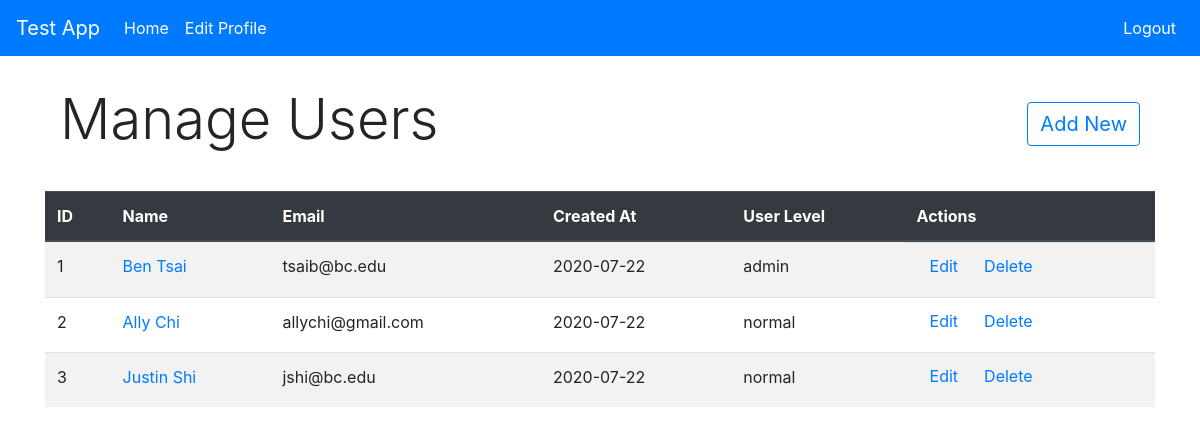
The page /dashboard (signed in) on the database its author committed.
### login/models.py (models this page shows)
class User(models.Model):
    first_name = models.CharField(max_length = 255)
    last_name = models.CharField(max_length = 255)
    email = models.CharField(max_length = 255)
    user_level = models.IntegerField()
    password = models.CharField(max_length = 255)
    desc = models.TextField(blank=True)
    created_at = models.DateTimeField(auto_now_add=True)
    updated_at = models.DateTimeField(auto_now=True)
    objects = UserManager()

### login/views.py (the view)
# urls.py: path('dashboard', views.dashboard),
def dashboard(request):
    if 'logged_user' in request.session:
        context = {
            'current_user': User.objects.filter(email = request.session['logged_user']).all().first(),
            'users' : User.objects.all()
        }
        return render(request, 'dashboard.html', context)
    else:
        return redirect('/')

### login/templates/dashboard.html (shortened to what this page needs)
<!DOCTYPE html>
<html lang="en">
    <head>
        <link rel="stylesheet" href="https://stackpath.bootstrapcdn.com/bootstrap/4.5.0/css/bootstrap.min.css">
    </head>
    <body>
        <nav class="navbar navbar-expand-lg navbar-dark bg-primary">
            <a class="navbar-brand" href="#">Test App</a>
            <div class="collapse navbar-collapse " id="navbarNav">
                <ul class="navbar-nav">
                    <li class="nav-item active">
                      <a class="nav-link" href="http://localhost:8000/dashboard">Home <span class="sr-only">(current)</span></a>
                    </li>
                    <li class="nav-item active">
                        <a class="nav-link" href="http://localhost:8000/users/edit">Edit Profile <span class="sr-only">(current)</span></a>
                    </li>
                </ul>
              <ul class="navbar-nav ml-auto">
                <li class="nav-item active">
                  <a class="nav-link" href="http://localhost:8000/logout">Logout<span class="sr-only">(current)</span></a>
                </li>
              </ul>
            </div>
        </nav>
        <div id = "header" class = "container" style = "display: flex; padding: 30px;">
            {% if current_user.user_level == 9 %}
                <h1 class = "display-4">Manage Users</h1>
                <a href="http://localhost:8000/users/new" class = "btn btn-outline-primary ml-auto" style = "font-size: 20px; height: 44px; margin-top: 16px;">Add New</a>
            {% else %}
            <h1 class = "display-4">All Users</h1>
            {% endif %}
        </div>
        <div class = "container">
            <table class = "table table-striped">
                <thead class = "thead-dark">
                    <tr>
                        <th>ID</th>
                        <th>Name</th>
                        <th>Email</th>
                        <th>Created At</th>
                        <th>User Level</th>
                        {% if current_user.user_level == 9 %}
                        <th>Actions</th>
                        {% endif %}
                    </tr>
                </thead>
                <tbody>
                    {% for user in users %}
                    <tr>
                        <td>{{user.id}}</td>
                        <td><a href="http://localhost:8000/users/show/{{user.id}}">{{user.first_name}} {{user.last_name}}</a></td>
                        <td>{{user.email}}</td>
                        <td>{{user.created_at|date:'Y-m-d'}}</td>
                        <td>{% if user.user_level == 9 %} admin {% else %} normal {% endif %}</td>
                        {% if current_user.user_level == 9 %}
                        <td style = "display: flex;"><a href = "http://localhost:8000/users/edit/{{user.id}}" style = "margin-top: -8px;" class = "btn btn-link">Edit</a><form action="" method = "POST">{% csrf_token%}<button style = "margin-top: -8px;" class = "btn btn-link" onclick="confirm('Are you sure you want to delete this user?')">Delete</button></form>
                        {% endif %}
                    </tr>
                    {% endfor %}
                </tbody>
            </table>
        </div>
    </body>
</html>

### rows shown on the page
User: id "1", first_name "Ben", last_name "Tsai", email "tsaib@bc.edu", created_at "2020-07-22", user_level "admin"
User: id "2", first_name "Ally", last_name "Chi", email "allychi@gmail.com", created_at "2020-07-22", user_level "normal"
User: id "3", first_name "Justin", last_name "Shi", email "jshi@bc.edu", created_at "2020-07-22", user_level "normal"
